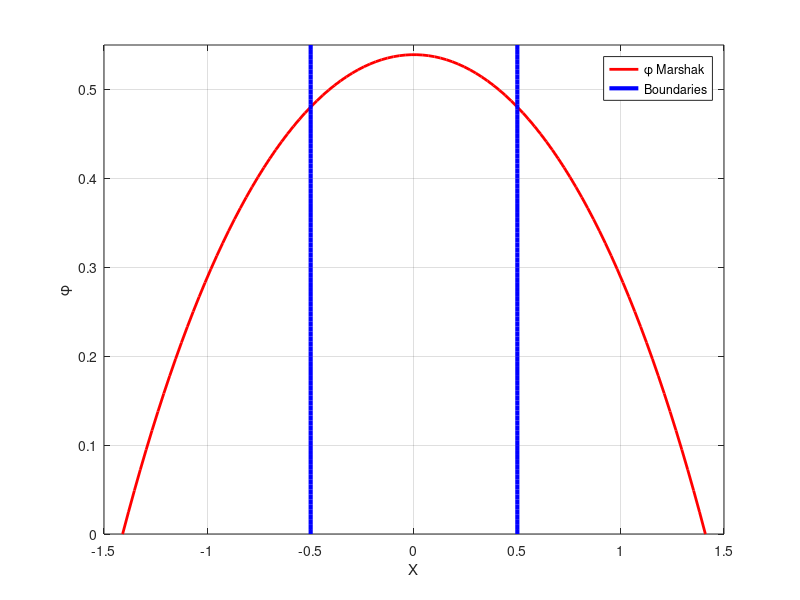

Source code (MATLAB):
Es=1;X=1;q=1;

%Plot Solution
B=(exp(-1)+3)/(exp(-3/2)-9*exp(1/2));
x=linspace(-1.41,1.41);
phi=B.*exp(x)+B.*exp(-x)+1;
plot(x,phi,'r','LineWidth',2);

%Plot Bars
hold on
y=linspace(0,0.55);
xn=ones(1,100).*-0.5;xp=ones(1,100).*0.5;
plot(xn,y,'b','LineWidth',3);
plot(xp,y,'b','LineWidth',3);
grid on;xlabel 'X';ylabel '\phi';
legend ('\phi Marshak','Boundaries');
ylim([0,0.55]);





